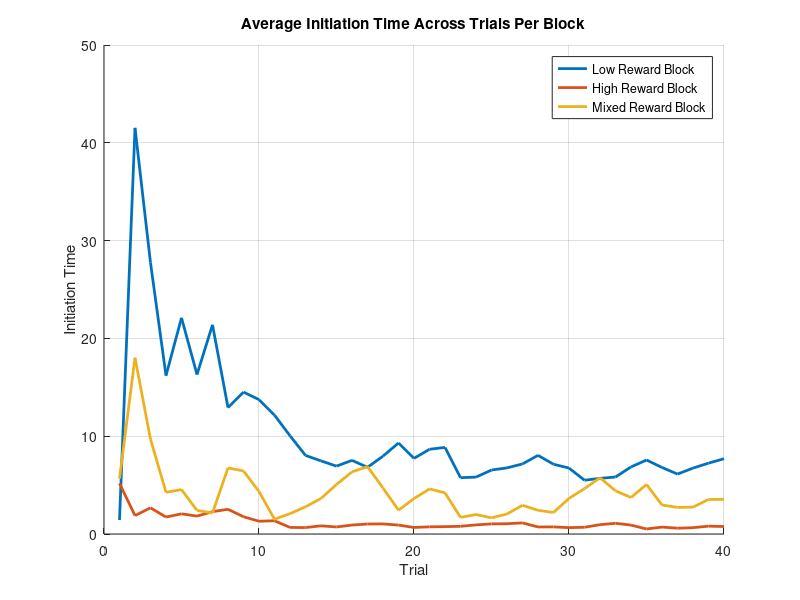
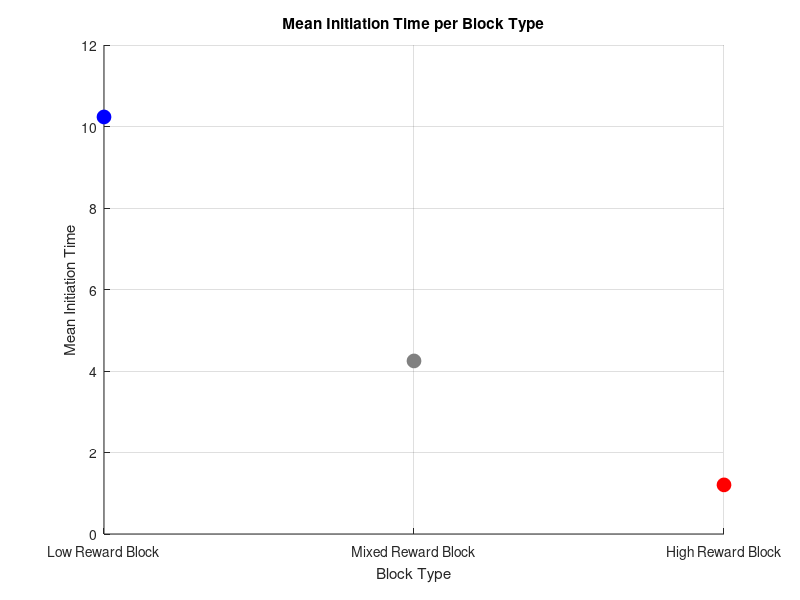
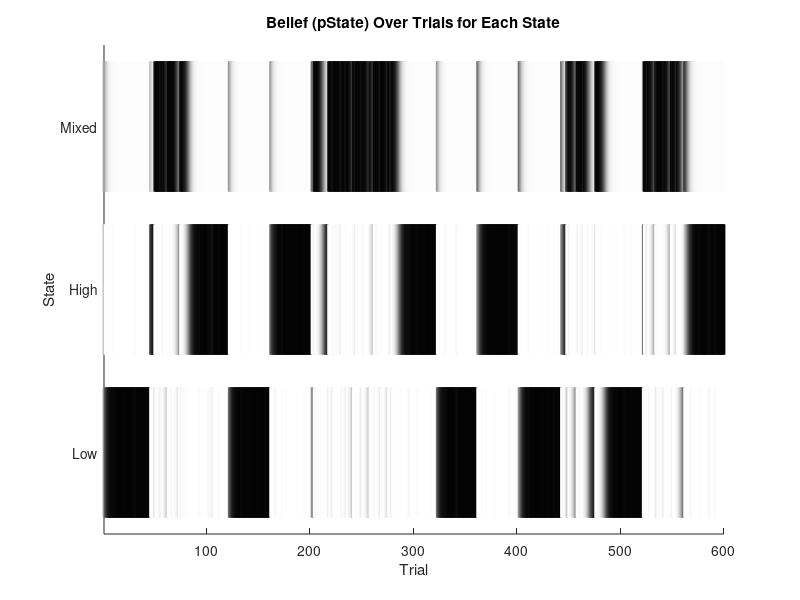

Reproduce these figures in MATLAB, in order. (Note: this script raises an error after producing the figures.)
clearvars 

%% Task Parameters
runs = 5; %how many times it will go through each trial block

num_blocks = 3;
nStates = num_blocks;
low_rewards = [5 10 20]; %possible rewards in the low reward block
high_rewards = [20 40 80]; %possible rewards in the high reward block
mixed_rewards = [5 10 20 40 80]; %possible rewards in the mixed block

% turn possibilities into probabilities
highDist=[0, 0, 1, 1, 1];
lowDist=[ 1, 1, 1, 0, 0];
midDist=[ 1, 1, 1, 1, 1];

highDist=highDist./sum(highDist);
lowDist=lowDist./sum(lowDist);
midDist=midDist./sum(midDist);
allProb = [lowDist; highDist; midDist];
flatDist=ones(nStates,1)./nStates;

num_trials = 40;
haz=1/40;

all_rewards = nan(num_blocks, num_trials, runs); %record of all of the rewards that the animal received (columns are trials, rows are blocks, frames are runs)
initiation_times = nan(num_blocks, num_trials, runs); % initiation times

trial_initiation_times = nan(1,num_blocks*num_trials*runs);
trial_rewards = nan(1,num_blocks*num_trials*runs);
RPE_first_ten = nan(num_blocks,10, runs); %reward prediction errors for the first 10 trials of every block
beliefs_first_ten = nan(num_blocks,11, runs); %record the beliefs for the firs 10 trials of every block and the one trial before them (bc we're gonna calc the change later)

opt_out = nan; %this will change once we have the model

%% Model Parameters

state_neurons = rand(3,1)/10; %initialize the initial state values between 0-0.1
synaptic_lr = 0.3;
state_lr = 0.1;
D = 0.1; %Scale factor for initiation times

%% Runs
weight_matrix = rand(3,1);
epsilon = 1e-3; % to avoid division by zero

pState = flatDist;
trial_counter = 1;
for run = 1:runs
    block_order = randperm(3); %the order that blocks will be presented in for this run 
    
    for b = 1:length(block_order)
        possible_rewards = [];
        if block_order(b) == 1 %if the bth block is 1, the possible rewards are the low value ones
            possible_rewards = low_rewards;
          
        elseif block_order(b) == 2 %if the bth block is 2, the possible rewards are the high value ones
            possible_rewards = high_rewards;
            
        elseif block_order(b) == 3 %if the bth block is 3, the possible rewards are the mixed value ones
            possible_rewards = mixed_rewards;
            
        end

        for t = 1:num_trials
            ground_truth_states(trial_counter) = block_order(b);
            
            reward_index = randi(length(possible_rewards), 1);
            reward_val   = possible_rewards(reward_index);    
            global_index = find([5 10 20 40 80] == reward_val);
            
            allPState(trial_counter,:) = pState;
            
            %state inference
            likeRew = allProb(:, global_index);
            prior = pState.*(1-haz)+flatDist.*haz;
            pState=likeRew.*prior;
            pState=pState./sum(pState);

            %updating weights and state values
            trial_reward_offer = possible_rewards(reward_index)/80; %the reward that could be represented on this trial
            output_act = (weight_matrix)'*state_neurons; %should be 1x1
            output_act = max(output_act,0);
            RPE = trial_reward_offer - output_act;
            weight_matrix = weight_matrix.*(1-synaptic_lr) + (synaptic_lr * RPE * pState); %existing weights + weight update
            state_neurons = state_neurons.*pState*(1-state_lr) + state_lr*RPE; %existing state + state update

            % Compute and store initiation time (higher activation = faster initiation)
            initiation_time = D / (output_act + epsilon);
            initiation_times_raw(trial_counter) = initiation_time;
            initiation_times(block_order(b), t, run) = initiation_time;
            trial_initiation_times(trial_counter) = initiation_time;
            trial_rewards(trial_counter) = trial_reward_offer;

            
            if t<11
                RPE_first_ten(b, t, run) = RPE;
                if run == 1 && b ==1 && t ==1
                    beliefs_first_ten(b,t,run) = 0;
                else
                    [row,column] = max(allPState(trial_counter-1,:));
                    beliefs_first_ten(b,t,run) = column;
                    [row,column] = max(allPState(trial_counter,:));
                    beliefs_first_ten(b,t+1,run) = column;
                end
            end

            all_rewards(block_order(b), t, run) = trial_reward_offer; %this is set up so that the row (block index) is constant despite the fact that the order of the blocks is changing (so the first row will always be low reward, second high, and third mixed)
            trial_counter = trial_counter + 1;

        end
    end
end

%% Plot Initiation Times
figure;
hold on;
colors = lines(num_blocks);
labels = {'Low Reward Block', 'High Reward Block', 'Mixed Reward Block'};

for block = 1:num_blocks
    avg_initiation = squeeze(mean(initiation_times(block, :, :), 3)); % avg across runs
    plot(avg_initiation, 'LineWidth', 2, 'Color', colors(block,:));
end

xlabel('Trial');
ylabel('Initiation Time');
legend(labels);
title('Average Initiation Time Across Trials Per Block');
grid on;

%% Calculate the Mean Initiation Time Per Block Type
% For each block, average initiation time across all trials and runs
mean_initiation_time = squeeze(mean(mean(initiation_times, 2), 3));

%% Plot the Mean Initiation Times Per Block as Dots with Custom Colors
figure;
hold on;
plot(1, mean_initiation_time(1), 'o', 'Color', 'b', 'MarkerFaceColor', 'b', 'MarkerSize', 10);
plot(2, mean_initiation_time(3), 'o', 'Color', [0.5 0.5 0.5], 'MarkerFaceColor', [0.5 0.5 0.5], 'MarkerSize', 10);
plot(3, mean_initiation_time(2), 'o', 'Color', 'r', 'MarkerFaceColor', 'r', 'MarkerSize', 10);


% Set x-axis tick labels corresponding to the block types
set(gca, 'XTick', 1:3, 'XTickLabel', {'Low Reward Block', 'Mixed Reward Block', 'High Reward Block'});
xlabel('Block Type');
ylabel('Mean Initiation Time');
title('Mean Initiation Time per Block Type');
grid on;

%% Plotting States
% --- Flatten pState across runs/trials ---
flatP = reshape(allPState, [], 3);   % size = (runs*num_trials)×3 = 600×3

% --- Plot as three rows of vertical lines ---
figure; hold on;
numTrialsTotal = size(flatP,1);

for s = 1:3
    for t = 1:numTrialsTotal
        intensity = flatP(t,s);          % pState for state s at trial t
        grayLevel  = 1 - intensity;      % 0 = black (high prob), 1 = white (low prob)
        line([t t], [s-0.4, s+0.4], ...   % small vertical segment
             'Color', [grayLevel grayLevel grayLevel], ...
             'LineWidth', 2);
    end
end

% --- Tidy up axes ---
xlim([1 numTrialsTotal]);
ylim([0.5 3.5]);
yticks(1:3);
yticklabels({'Low','High','Mixed'});   % or whatever your state‐order is
xlabel('Trial');
ylabel('State');
title('Belief (pState) Over Trials for Each State');

yyaxis right
plot(1:numTrialsTotal, initiation_times_raw, 'b-', 'LineWidth', 1.5);
ylabel('Initiation Time');
grid on;

% 1) Flatten all_rewards into 1×(runs*num_trials)
flatR = reshape(ground_truth_states, 1, []);    % size = 1×200

% 2) Plot exactly as before—but now for the actual state
N = length(ground_truth_states);
figure; hold on;
for s = 1:3
    idx = find(ground_truth_states == s);
    for t = idx'
        line([t t], [s-0.4, s+0.4], 'Color', [0 0 0], 'LineWidth', 2);
    end
end

xlim([1 N]);
ylim([0.5 3.5]);
yticks(1:3);
yticklabels({'Low','High','Mixed'});
xlabel('Trial');
ylabel('State');
title('Actual Block Sequence');


%% Plot the trial initiation time as a function of trial from block switch (figure 2A)

%get the variables
switch_trials = find(diff(ground_truth_states)~=0)+1; 
lowtomixed = [];
hightomixed = [];
for s = 1:length(switch_trials)
    twentybefore = switch_trials(s) - 20; 
    fourtyafter = switch_trials(s) + 40;
    if ground_truth_states(switch_trials(s)-1) == 1 && ground_truth_states(switch_trials(s)) == 3
        lowtomixed(end+1,:) = trial_initiation_times(twentybefore:fourtyafter);
    elseif ground_truth_states(switch_trials(s)-1) == 2 && ground_truth_states(switch_trials(s)) == 3
        hightomixed(end+1,:) = trial_initiation_times(twentybefore:fourtyafter);
    end
end
mean_lowtomixed = mean(lowtomixed,1);
mean_hightomixed = mean(hightomixed,1);

% %plot
% figure;
% hold on;
% plot(-20:40, mean_lowtomixed, 'Color', 'b', 'LineWidth', 2);
% plot(-20:40, mean_hightomixed, 'Color', 'r', 'LineWidth', 2);
% xlabel('Trial fromm Block Switch');
% ylabel('Trial Initiation Time');
% hold off;


%plot wih "causal filter" (what they did in the paper)
windowSize = 10;
filteredmeanlowtomixed= nan(size(mean_lowtomixed));
filteredmeanhighttomixed = nan(size(mean_hightomixed));
for n = windowSize:length(mean_lowtomixed)
    filteredmeanlowtomixed(n) = mean(mean_lowtomixed(n-windowSize+1:n));
    filteredmeanhightomixed(n) = mean(mean_hightomixed(n-windowSize+1:n));
end
figure;
hold on;
plot(-20:40, filteredmeanlowtomixed, 'Color', 'b', 'LineWidth', 2);
plot(-20:40, filteredmeanhightomixed, 'Color', 'r', 'LineWidth', 2);
xlabel('Trial from Block Switch');
ylabel('Trial Initiation Time');
title('with 10 trial filter')
hold off;


%% Initiation times as a function of RPE sign


belief_change_first_ten = diff(beliefs_first_ten,1,2); 
median_belief_change = median(belief_change_first_ten, "all");

low_belief_change = [];
high_belief_change = [];

for run = 1:runs
    for b = 1:num_blocks
        for t = 1:10
            flat_index = (run - 1) * num_blocks * num_trials + (b - 1) * num_trials + t;

            if flat_index <= 1 || isnan(RPE_first_ten(b,t,run))
                continue; % skip invalid or NaN RPE
            end

            delta_init_time = trial_initiation_times(flat_index) - trial_initiation_times(flat_index - 1);

            if belief_change_first_ten(b,t,run) < median_belief_change
                if RPE_first_ten(b,t,run) < 0
                    low_belief_change(end+1,1) = delta_init_time;
                elseif RPE_first_ten(b,t,run) > 0
                    low_belief_change(end+1,2) = delta_init_time;
                end
            else
                if RPE_first_ten(b,t,run) < 0
                    high_belief_change(end+1,1) = delta_init_time;
                elseif RPE_first_ten(b,t,run) > 0
                    high_belief_change(end+1,2) = delta_init_time;
                end
            end
        end
    end
end

mean_lowbeliefchange = mean(low_belief_change, 1, 'omitnan');
mean_highbeliefchange = mean(high_belief_change, 1, 'omitnan');


%now plot
figure;
hold on;
plot([1 2], mean_lowbeliefchange.*10, 'Color', 'b', 'LineWidth', 2, 'DisplayName', 'Low Change in Belief');
plot([1 2], mean_highbeliefchange.*10, 'Color', 'r', 'LineWidth', 2, 'DisplayName', 'High Change in Belief');
legend('show');
ylabel('Change in Initiation Time (x10^-1)');
xlim([0 3]);
xticks([1 2]);
xticklabels({'RPE<0', 'RPE>0'});
hold off;
